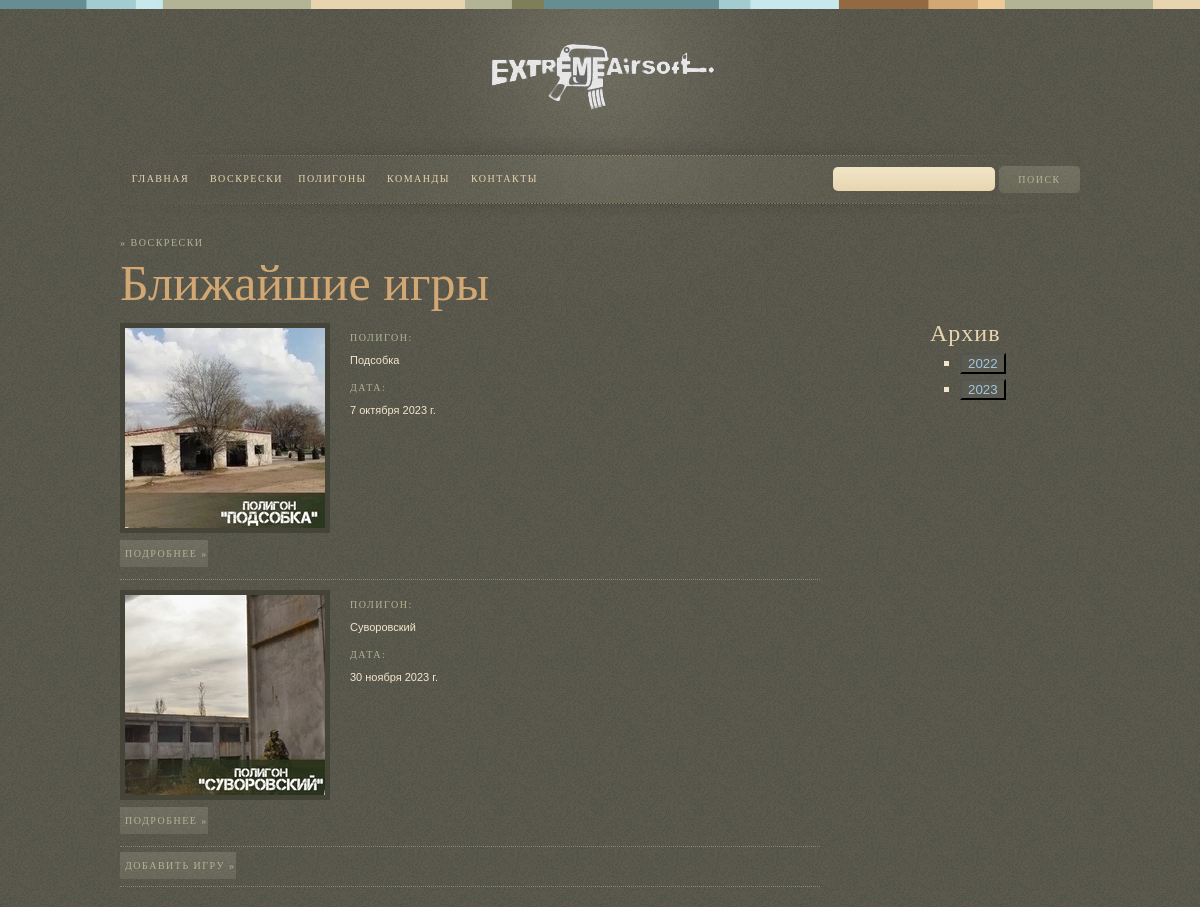
Before: /sunday_games/ with the older database file.
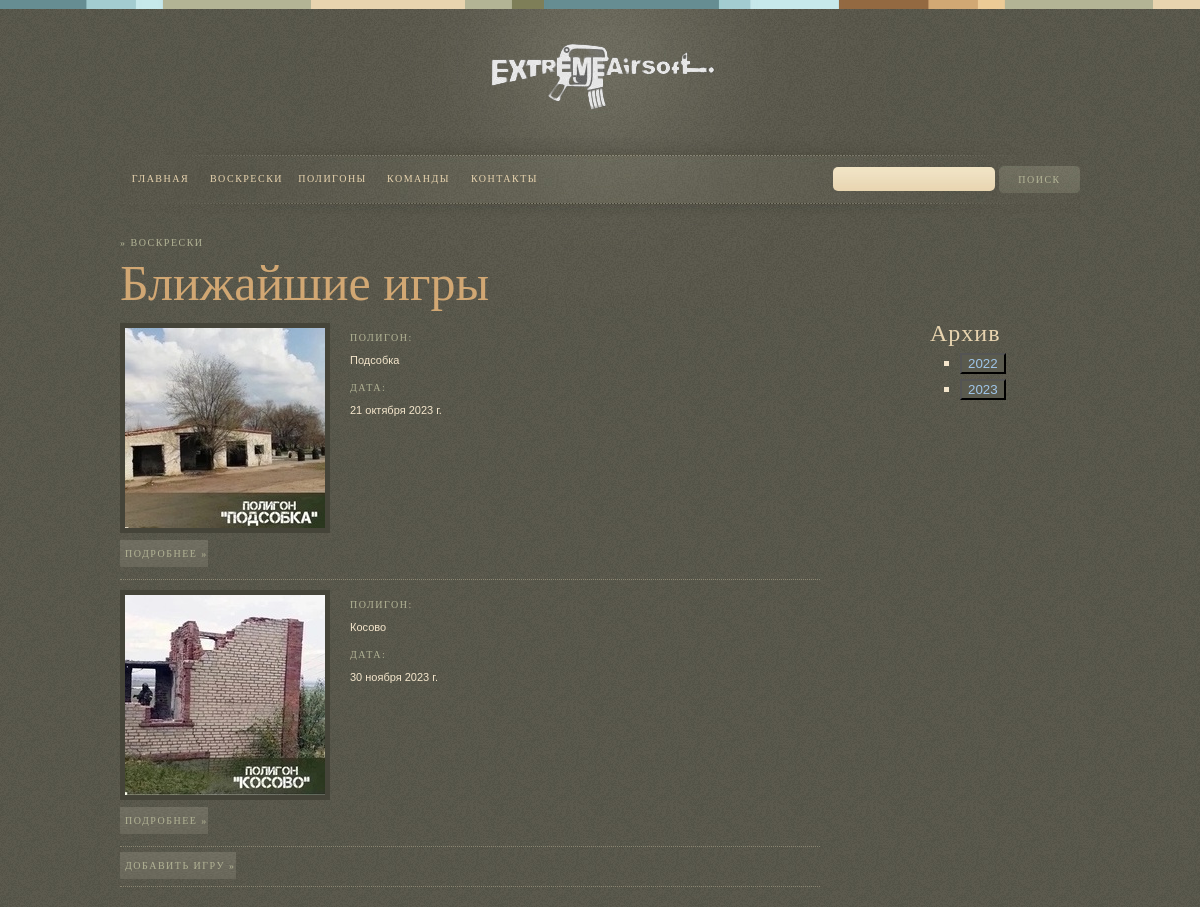
After: the same page with the newer database file.
### sunday_games/models.py (models this page shows, shortened)
class Game(models.Model):
    organizer_choose = [('STRIKE61', 'STRIKE61'),
                        ]
    date = models.DateField(verbose_name='date')
    polygon = models.ForeignKey(Polygons, on_delete=models.CASCADE, null=True, related_name='games_polygon')
    organizer = models.CharField(max_length=50, choices=organizer_choose, default='STRIKE61')
    start = models.TimeField(default='10:00')
    scenario = models.TextField(default='Сценарий будет позже', max_length=10000)
    foto_scenario = models.ImageField(upload_to='sunday_games_scenario', blank=True)
    contribution = models.IntegerField(default=200)
    is_future = models.BooleanField(default=True)
    slug = models.SlugField(default='', null=False)
    result = models.CharField(default='', max_length=5000, blank=True)
    result_foto = models.CharField(default='Фотографии будут позже', max_length=500, blank=True)
    def get_url(self):
        return reverse('detail_game', args=[self.slug])

### polygons/models.py (models this page shows, shortened)
class Polygons(models.Model, GeoItem):
    name = models.CharField(verbose_name='URL', max_length=50)
    address = models.CharField(max_length=100)
    descriptions = models.CharField(max_length=1000)
    image = models.ImageField(upload_to='polygons/', blank=True)
    url_yandex = models.CharField(default='', max_length=500)
    slug = models.SlugField(default='', null=False)
    lon = models.FloatField(default='39.715209')
    lat = models.FloatField(default='47.246355')

### sunday_games/views.py (the view)
# urls.py: path('', GameListView.as_view(), name='sunday_games'),
class GameListView(ListView):
    model = Game
    template_name = 'sunday_games/list_games.html'
    def get_queryset(self):
        return Game.objects.filter(is_future=True).order_by('date')

### sunday_games/templates/sunday_games/list_games.html (shortened to what this page needs)
{% extends 'base.html' %}
{% load static %}
{% block content %}
<link href="{% static 'css/style.css' %}" media="all" rel="stylesheet" type="text/css"/>
<div id="primary">
    <h3>&#187; Воскрески </h3>
    {% if archive %}
        <h1 class="page-title">Архив {{ year }}</h1>
    {% else %}
        <h1 class="page-title">Ближайшие игры</h1>
    {% endif %}
    <div class="column-1_1">
        {% for game in object_list %}
        <div class="item-3">
            <img src=" {{ game.polygon.image.url }} " class="img-left" alt="spruce meadows"/>
            <h3>Полигон:</h3>
            <p class="text-8"> {{ game.polygon.name }} </p>
            <h3>Дата:</h3>
            <ul class="text-8"> {{ game.date }} <br/></ul>
        </div>
        <div class="item-4">
            <a class="view-more" href="{{ game.get_url }}">Подробнее &#187;</a>
        </div>
        {% endfor %}
        {% if not archive %}
            <div class="item" style="margin-top:4px">
                <a class="view-more" href="{% url 'create_game' %}">Добавить игру &#187;</a>
            </div>
        {% endif %}
    </div>
    <div class="column-2_2">
        <h2>Архив</h2>
        <form action="{% url 'archive_game' %}" method="get">
            <ul>
                <li style="color: #f4e6cc;"><input class="text-6" name="year" type="submit" value="2022" /></li>
                <li style="color: #f4e6cc;"><input class="text-6" name="year" type="submit" value="2023" /></li>
            </ul>
        </form>
    </div>
</div>
{% endblock %}

Changed rows visible on the page:
changed Game "Подсобка": date "7 октября 2023 г." → "21 октября 2023 г."
changed Game: polygon.image: a different picture; polygon.name "Суворовский" → "Косово"
